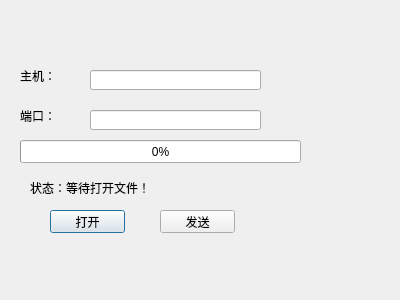
<?xml version="1.0" encoding="UTF-8"?>
<ui version="4.0">
 <class>Client</class>
 <widget class="QDialog" name="Client">
  <property name="geometry">
   <rect>
    <x>0</x>
    <y>0</y>
    <width>400</width>
    <height>300</height>
   </rect>
  </property>
  <property name="windowTitle">
   <string>Client</string>
  </property>
  <widget class="QLabel" name="label">
   <property name="geometry">
    <rect>
     <x>20</x>
     <y>70</y>
     <width>54</width>
     <height>12</height>
    </rect>
   </property>
   <property name="text">
    <string>主机：</string>
   </property>
  </widget>
  <widget class="QLabel" name="label_2">
   <property name="geometry">
    <rect>
     <x>20</x>
     <y>110</y>
     <width>54</width>
     <height>12</height>
    </rect>
   </property>
   <property name="text">
    <string>端口：</string>
   </property>
  </widget>
  <widget class="QLabel" name="clientStatusLabel">
   <property name="geometry">
    <rect>
     <x>30</x>
     <y>180</y>
     <width>331</width>
     <height>16</height>
    </rect>
   </property>
   <property name="text">
    <string>状态：等待打开文件！</string>
   </property>
  </widget>
  <widget class="QPushButton" name="openButton">
   <property name="geometry">
    <rect>
     <x>50</x>
     <y>210</y>
     <width>75</width>
     <height>23</height>
    </rect>
   </property>
   <property name="text">
    <string>打开</string>
   </property>
  </widget>
  <widget class="QPushButton" name="sendButton">
   <property name="geometry">
    <rect>
     <x>160</x>
     <y>210</y>
     <width>75</width>
     <height>23</height>
    </rect>
   </property>
   <property name="text">
    <string>发送</string>
   </property>
  </widget>
  <widget class="QProgressBar" name="clientProgressBar">
   <property name="geometry">
    <rect>
     <x>20</x>
     <y>140</y>
     <width>281</width>
     <height>23</height>
    </rect>
   </property>
   <property name="value">
    <number>0</number>
   </property>
  </widget>
  <widget class="QLineEdit" name="hostLineEdit">
   <property name="geometry">
    <rect>
     <x>90</x>
     <y>70</y>
     <width>171</width>
     <height>20</height>
    </rect>
   </property>
  </widget>
  <widget class="QLineEdit" name="portLineEdit">
   <property name="geometry">
    <rect>
     <x>90</x>
     <y>110</y>
     <width>171</width>
     <height>20</height>
    </rect>
   </property>
  </widget>
 </widget>
 <layoutdefault spacing="6" margin="11"/>
 <resources/>
 <connections/>
</ui>
